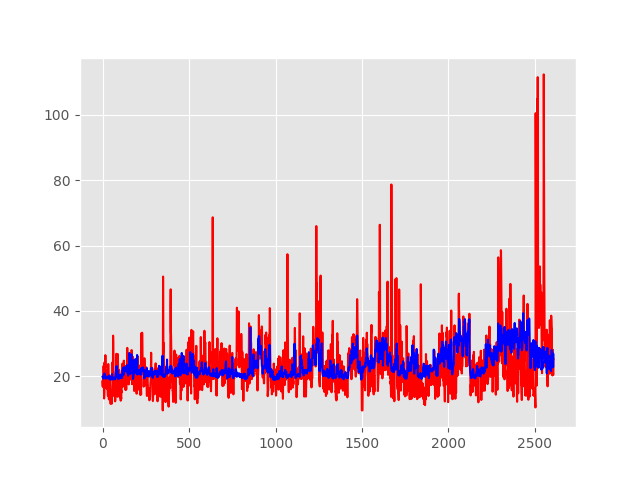

Source code (Python):
import numpy as np 
import matplotlib.pyplot as plt 
from sklearn import preprocessing, cross_validation, svm
from sklearn.linear_model import LinearRegression
import pandas as pd
import math, datetime
from matplotlib import style
from datetime import datetime
import time

style.use('ggplot')

dt = pd.read_csv("Project-3.csv")

dt['Time'] = pd.to_datetime(dt['Time'], format='%d/%m/%y %H:%M')

dt.index = dt['Time']
del dt['Time']
dt1 = dt['2017-07':'2017-09']

X = np.array(dt1['x'])
y = np.array(dt1['y'])

X_train, X_test, y_train, y_test = cross_validation.train_test_split(X, y, test_size=0.2)

clf = LinearRegression(n_jobs=-1)
X_train = X_train.reshape(-1,1)
clf.fit(X_train, y_train)

X_test = X_test.reshape(-1,1)
accuracy = clf.score(X_test, y_test)
print(accuracy)

X = np.array(dt['x'])
X = X.reshape(-1,1)
y = np.array(dt['y'])
t = clf.predict(X)
print(t)

plt.plot(y,'r')
plt.plot(t,'b')
plt.show()
